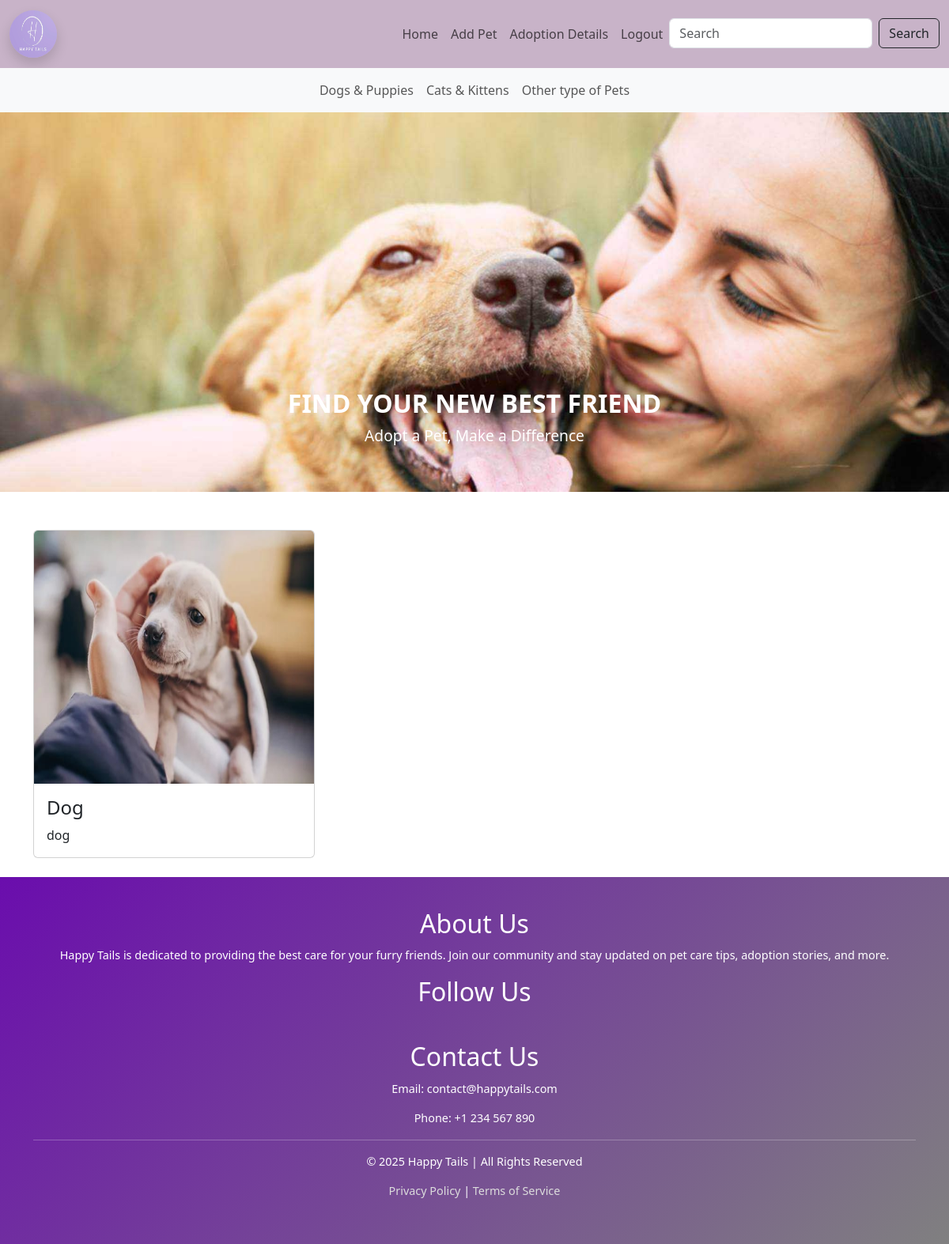
Before: /shop_home (signed in) with the older database file.
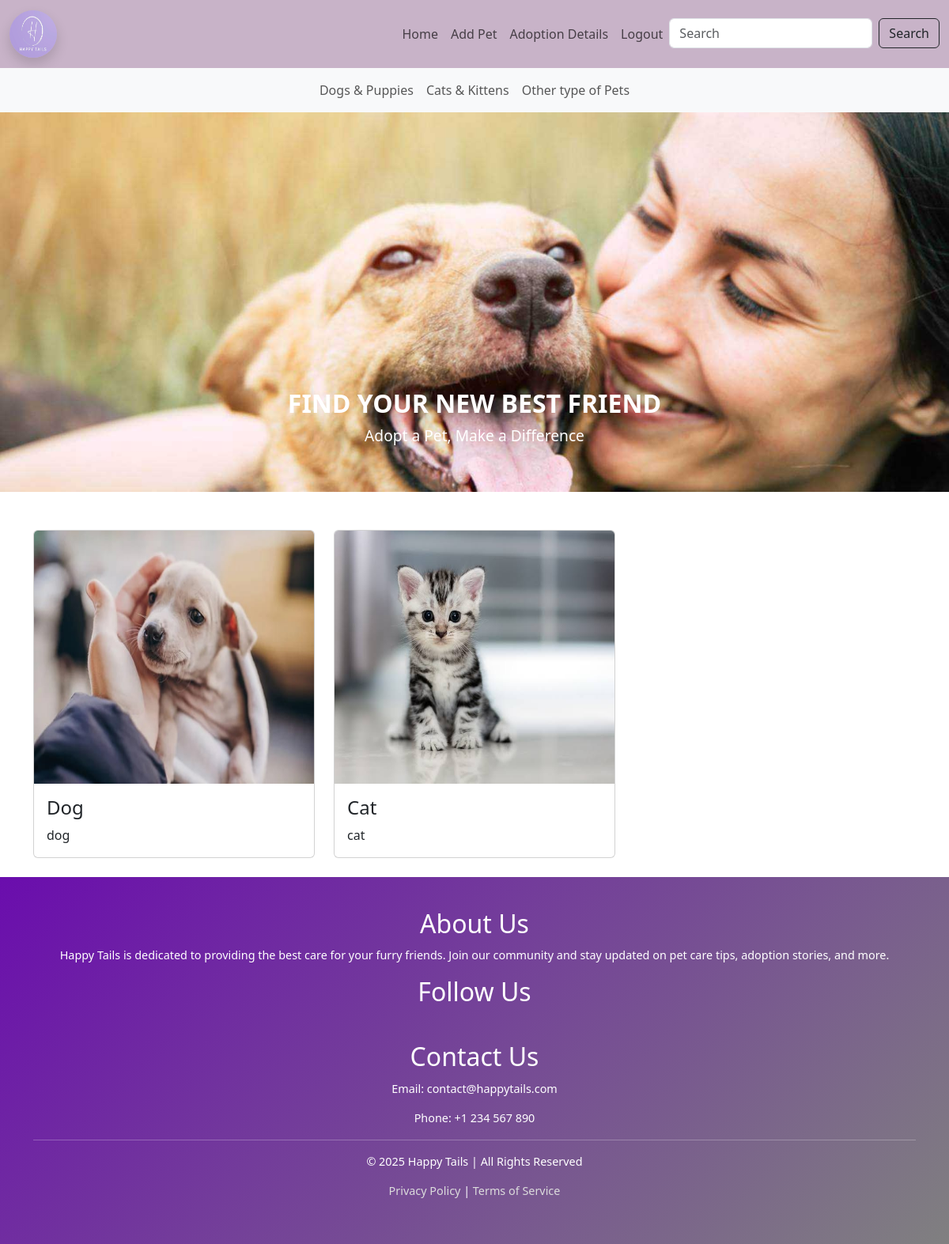
After: the same page with the newer database file.
### app/models.py (models this page shows, shortened)
class Pet_category(models.Model):
    name = models.TextField()
    image = models.FileField()
    description = models.TextField()

### app/views.py (the view)
# urls.py: path('shop_home',views.shop_home),
def shop_home(req):
    if 'shop' in req.session:
        pet=Pet_category.objects.all()
        return render(req,'shop/home.html',{'pets':pet})
    else:
        return redirect(shop_login)

### templates/shop/home.html (shortened to what this page needs)
<!DOCTYPE html>
<html lang="en">
<head>
    <link href="https://cdn.jsdelivr.net/npm/bootstrap@5.3.3/dist/css/bootstrap.min.css" rel="stylesheet">
</head>
<body>
  <nav class="navbar navbar-expand-lg navbar-light" style="background-color: rgb(200, 179, 200);">
    <div class="container-fluid">
      <a class="navbar-brand" href="home">
        <img src="static/images/happytailslogo.jpg" alt="Logo" style="width: 60px; height: 60px;" class="rounded-circle shadow">
      </a>
      <div class="collapse navbar-collapse" id="collapsibleNavbar">
        <ul class="navbar-nav ms-auto">
          <li class="nav-item"><a class="nav-link fw-light" href="shop_home">Home</a></li>
          <li class="nav-item"><a class="nav-link fw-light" href="add_pet">Add Pet</a></li>
          <li class="nav-item"><a class="nav-link fw-light" href="bookings">Adoption Details</a></li>
          <li class="nav-item"><a class="nav-link fw-light" href="shop_logout">Logout</a></li>
          <li class="nav-item">
            <form class="d-flex" action="/search" method="get">
              <input class="form-control me-2 fw-light" type="search" placeholder="Search" name="query">
              <button class="btn btn-outline-dark" type="submit">Search</button>
            </form>
          </li>
        </ul>
      </div>
    </div>
  </nav>
  <nav class="navbar navbar-expand-sm bg-light justify-content-center">
    <ul class="navbar-nav">
      <li class="nav-item"><a class="nav-link" href="#">Dogs & Puppies</a></li>
      <li class="nav-item"><a class="nav-link" href="#">Cats & Kittens</a></li>
      <li class="nav-item"><a class="nav-link" href="#">Other type of Pets</a></li>
    </ul>
  </nav>
  <div id="demo" class="carousel slide" data-bs-ride="carousel">
    <div class="carousel-inner">
      <div class="carousel-item active">
        <img src="static/images/bgimg1.jpg" alt="" class="d-block w-100">
        <div class="carousel-caption d-none d-md-block">
          <h3><b>FIND YOUR NEW BEST FRIEND</b></h3>
          <p>Adopt a Pet, Make a Difference</p>
        </div>
      </div>
    </div>
  </div>
  <div class="container mt-5">
    <div class="row">
        {% for pet in pets %}
        <div class="col-lg-4">
            <div class="card">
              <a href="../dog_list/{{pet.id}}"><img class="card-img-top" src="{{pet.image.url}}" alt="Card image" style="width:100%;height: 320px;"></a>
                <div class="card-body">
                    <h4 class="card-title">{{pet.name}}</h4>
                    <p class="card-text fw-light fw-secondary">{{pet.description}}</p>
                </div>
            </div>
        </div>
        {% endfor %}
    </div>
  </div>
<footer class="footer mt-4">
  <div class="container">
    <div class="footer-content">
      <div class="footer-section about">
        <h2>About Us</h2>
        <p>Happy Tails is dedicated to providing the best care for your furry friends. Join our community and stay updated on pet care tips, adoption stories, and more.</p>
      </div>
      <div class="footer-section follow-us">
        <h2>Follow Us</h2>
        <div class="social-icons">
        </div>
      </div>
      <div class="footer-section contact">
        <h2>Contact Us</h2>
        <p>Email: contact@happytails.com</p>
        <p>Phone: +1 234 567 890</p>
      </div>
    </div>
    <hr>
    <p>&copy; 2025 Happy Tails | All Rights Reserved</p>
    <p><a href="#">Privacy Policy</a> | <a href="#">Terms of Service</a></p>
  </div>
</footer>
</body>
</html>

Changed rows visible on the page:
added Pet_category: image (picture), name "Cat", description "cat"
